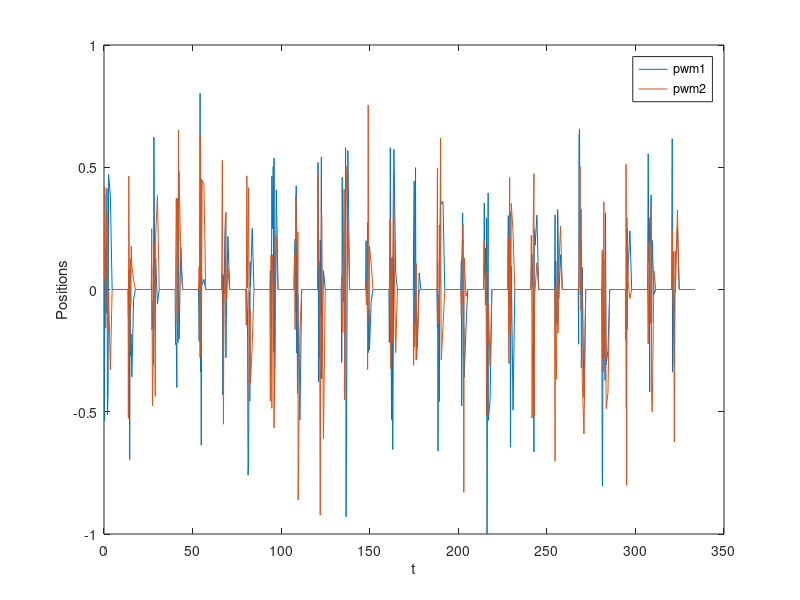

The MATLAB script that drew this image:
clear
close all

num_pts = 20;


for i=1:25
    pwms(:,num_pts*(i-1)+1:num_pts/2*(i)+num_pts/2*(i-1)) = 0.3*randn(2,num_pts/2);
    pwms(:,num_pts/2*(i)+num_pts/2*(i-1)+1:num_pts*(i)) = zeros(2,num_pts/2);

    timestamps(num_pts*(i-1)+1:num_pts*(i)) = (100+(400 - 100)*rand(1, num_pts))/1000;
    timestamps(num_pts*(i)/2+(i-1)*num_pts/2:end) = 1;
end
pwms(pwms > 1) = 1;
pwms(pwms < -1) = -1;
timestamps = cumsum(timestamps);
plot(timestamps, pwms)
hold all
xlabel('t')
ylabel('Positions')
legend('pwm1','pwm2')
hold off

trajectory = [timestamps',pwms'];
csvwrite("pwm_babble.csv",trajectory);